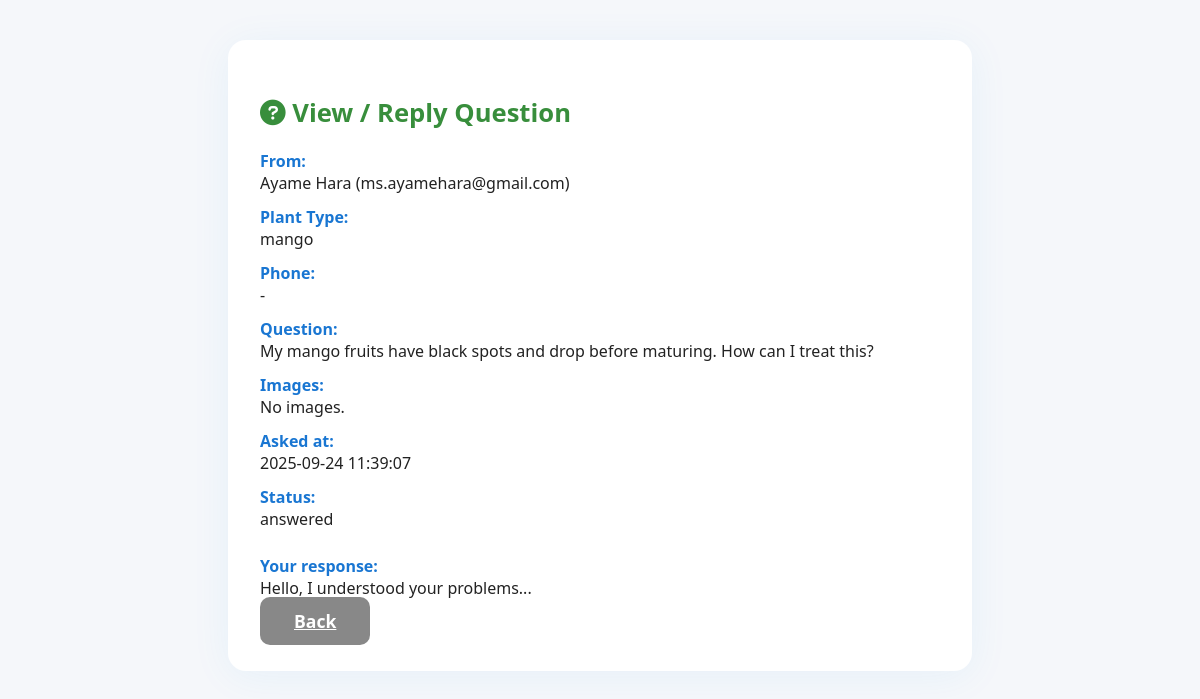
Page /expert/questions/5 (signed in) on the committed database.
### tables this page shows
CREATE TABLE questions (
  id INTEGER PRIMARY KEY AUTOINCREMENT,
  name TEXT NOT NULL,
  email TEXT NOT NULL,
  phone TEXT,
  plant_type TEXT NOT NULL,
  question TEXT NOT NULL,
  images TEXT,
  created_at TIMESTAMP NOT NULL DEFAULT CURRENT_TIMESTAMP,
  status TEXT NOT NULL DEFAULT 'pending',
  response TEXT,
  expert_id INTEGER,
  responded_at TIMESTAMP,
  FOREIGN KEY (expert_id) REFERENCES experts (id)
);

### flaskr/expert.py (the view, shortened to what this page needs)
@bp.route('/questions/<int:question_id>', methods=['GET', 'POST'])
@expert_required
def question_detail(question_id):
    db = get_db()
    question = db.execute(
        'SELECT * FROM questions WHERE id = ?', (question_id,)
    ).fetchone()
    if not question:
        flash('Câu hỏi không tồn tại.', 'error')
        return redirect(url_for('expert.questions'))
    return render_template('expert/question_detail.html', question=question)

### flaskr/auth.py (called while the page is built)
@bp.before_app_request
def load_logged_in_user():
    user_id = session.get('user_id')
    if user_id is None:
        g.user = None
    else:
        g.user = get_db().execute(
            'SELECT * FROM user WHERE id = ?', (user_id,)
        ).fetchone()

### flaskr/db.py (called while the page is built)
def get_db():
    if 'db' not in g:
        g.db = sqlite3.connect(
            current_app.config['DATABASE'],
            detect_types=sqlite3.PARSE_DECLTYPES
        )
        g.db.row_factory = sqlite3.Row
    return g.db

### flaskr/expert.py (called while the page is built)
def expert_required(view):
    from functools import wraps
    def wrapped_view(**kwargs):
        if not session.get('is_expert'):
            return redirect(url_for('auth.login_expert'))
        return view(**kwargs)
    return wraps(view)(wrapped_view)

### flaskr/templates/expert/question_detail.html (shortened to what this page needs)
<!DOCTYPE html>
<html lang="en">
  <head>
    <link
      rel="stylesheet"
      href="https://cdnjs.cloudflare.com/ajax/libs/font-awesome/6.0.0-beta3/css/all.min.css"
    />
  </head>
  <body>
    <div class="container">
      <h1><i class="fas fa-question-circle"></i> View / Reply Question</h1>
      <div class="q-label">From:</div>
      <div class="q-value">{{ question.name }} ({{ question.email }})</div>
      <div class="q-label">Plant Type:</div>
      <div class="q-value">{{ question.plant_type }}</div>
      <div class="q-label">Phone:</div>
      <div class="q-value">{{ question.phone or "-" }}</div>
      <div class="q-label">Question:</div>
      <div class="q-value">{{ question.question }}</div>
      <div class="q-label">Images:</div>
      <div class="q-value img-list">
        {% if question.images %} {% for img in question.images.split(',') %}
        <img
          src="{{ url_for('static', filename='uploads/' + img) }}"
          alt="user-img"
        />
        {% endfor %} {% else %} No images. {% endif %}
      </div>
      <div class="q-label">Asked at:</div>
      <div class="q-value">{{ question.created_at }}</div>
      <div class="q-label">Status:</div>
      <div class="q-value">{{ question.status }}</div>
      <div class="response-box">
        {% if question.status == "answered" %}
        <div class="q-label">Your response:</div>
        <div class="q-value">{{ question.response }}</div>
        <a
          href="{{ url_for('expert.questions') }}"
          class="btn-submit"
          style="background: #888"
          >Back</a
        >
        {% endif %}
      </div>
    </div>
  </body>
</html>

### flaskr/templates/expert/question_detail.html (style rules this page uses)
body { font-family: "Segoe UI", Arial, sans-serif; background: #f5f7fa; margin: 0; }
.container { max-width: 680px; margin: 40px auto; background: #fff; border-radius: 18px; box-shadow: 0 5px 40px #2196f311; padding: 38px 32px; }
h1 { color: #388e3c; font-size: 1.6rem; margin-bottom: 20px; }
.q-label { color: #1976d2; font-weight: 600; margin-top: 12px; }
.q-value { color: #222; margin-bottom: 10px; }
.btn-submit { background: #388e3c; color: #fff; border: none; border-radius: 10px; padding: 12px 34px; font-weight: 600; font-size: 1.1rem; cursor: pointer; transition: background 0.18s; }
.response-box { margin-top: 25px; }

### rows in the picture
questions: name "Ayame Hara", email "ms.ayamehara@gmail.com", plant_type "mango", phone "-", question "My mango fruits have black spots and drop before maturing. How can I treat this?", created_at "2025-09-24 11:39:07", status "answered", response "Hello, I understood your problems..."
